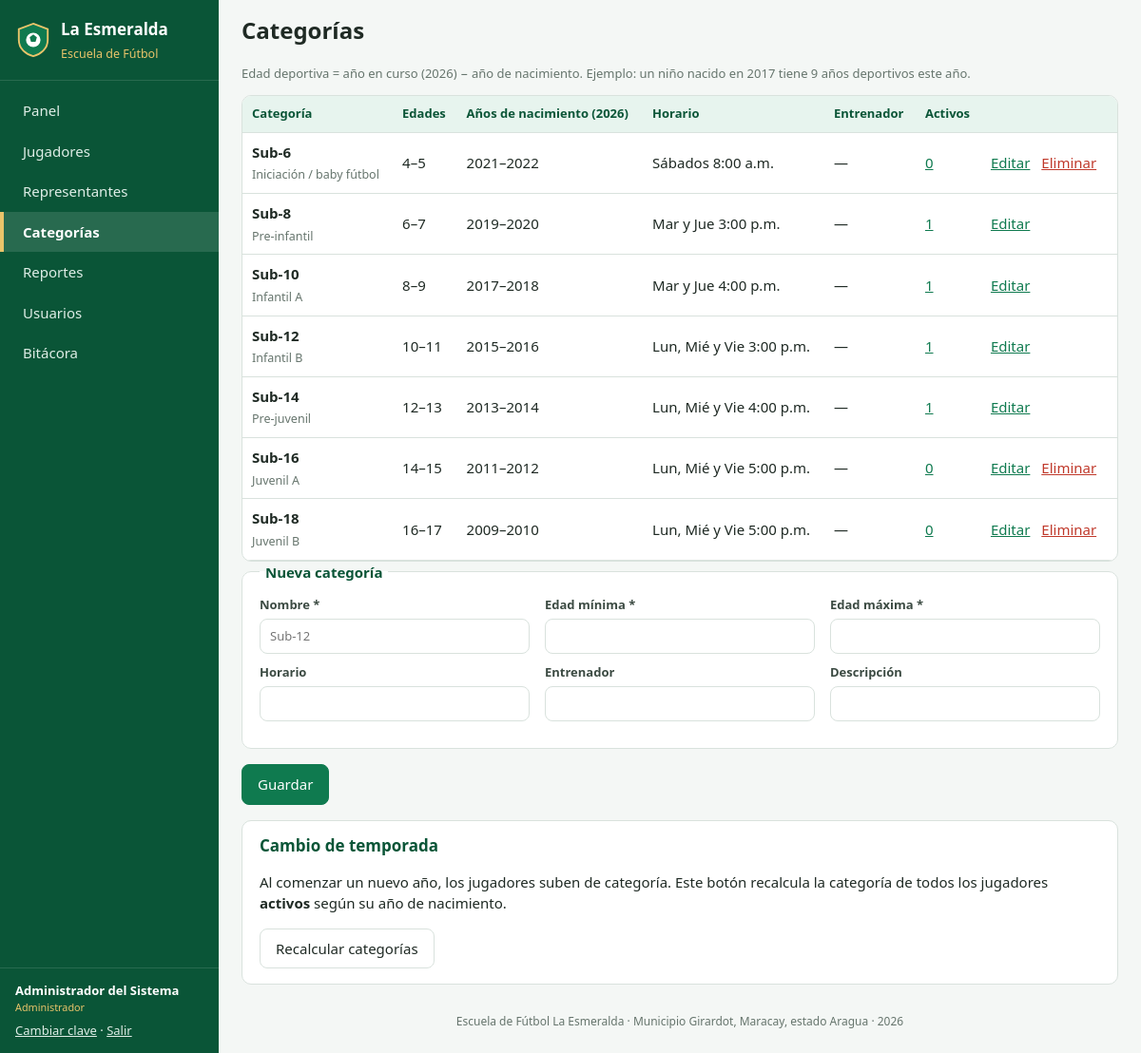
The page /categorias.php (signed in) on the database its author committed.
### tables this page shows
CREATE TABLE categorias (
  id          INT UNSIGNED AUTO_INCREMENT PRIMARY KEY,
  nombre      VARCHAR(30)  NOT NULL UNIQUE,
  edad_min    TINYINT UNSIGNED NOT NULL,
  edad_max    TINYINT UNSIGNED NOT NULL,
  horario     VARCHAR(120) NULL,
  entrenador  VARCHAR(100) NULL,
  descripcion VARCHAR(255) NULL
);

### includes/init.php (called while the page is built, shortened)
<?php
function db(): PDO
{
    static $pdo = null;
    if ($pdo === null) {
        $dsn = 'mysql:host=' . DB_HOST . ';port=' . DB_PORT . ';dbname=' . DB_NAME . ';charset=utf8mb4';
        try {
            $pdo = new PDO($dsn, DB_USER, DB_PASS, [
                PDO::ATTR_ERRMODE            => PDO::ERRMODE_EXCEPTION,
                PDO::ATTR_DEFAULT_FETCH_MODE => PDO::FETCH_ASSOC,
                PDO::ATTR_EMULATE_PREPARES   => false,
            ]);
        } catch (PDOException $ex) {
            http_response_code(500);
            exit('<h2>No se pudo conectar a la base de datos.</h2><p>Verifique que MySQL esté encendido y '
                . 'los datos de config/config.php.</p>');
        }
    }
    return $pdo;
}
function q(string $sql, array $params = []): PDOStatement
{
    $st = db()->prepare($sql);
    $st->execute($params);
    return $st;
}
function e($texto): string
{
    return htmlspecialchars((string) $texto, ENT_QUOTES, 'UTF-8');
}
function usuario_actual(): ?array
{
    return $_SESSION['usuario'] ?? null;
}
function tiene_rol(string $minimo): bool
{
    $nivel = ['entrenador' => 1, 'secretaria' => 2, 'administrador' => 3];
    $u = usuario_actual();
    return $u && ($nivel[$u['rol']] ?? 0) >= ($nivel[$minimo] ?? 99);
}

### categorias.php (the view, shortened to what this page needs)
<?php
require_once __DIR__ . '/includes/init.php';
$editar = (int) ($_GET['editar'] ?? 0);
$c = ['nombre' => '', 'edad_min' => '', 'edad_max' => '', 'horario' => '', 'entrenador' => '', 'descripcion' => ''];
$cats = q("SELECT c.*,
                  (SELECT COUNT(*) FROM jugadores j WHERE j.categoria_id = c.id AND j.estado = 'activo') activos,
                  (SELECT COUNT(*) FROM jugadores j WHERE j.categoria_id = c.id) total
           FROM categorias c ORDER BY c.edad_min")->fetchAll();
$anio = (int) date('Y');
require __DIR__ . '/includes/header.php';
?>
<p class="nota">Edad deportiva = año en curso (<?= $anio ?>) − año de nacimiento. Ejemplo: un niño nacido en <?= $anio - 9 ?> tiene 9 años deportivos este año.</p>
<div class="tabla-envoltura">
<table class="tabla">
  <thead><tr><th>Categoría</th><th>Edades</th><th>Años de nacimiento (<?= $anio ?>)</th><th>Horario</th><th>Entrenador</th><th>Activos</th><th></th></tr></thead>
  <tbody>
  <?php foreach ($cats as $k): ?>
    <tr>
      <td><strong><?= e($k['nombre']) ?></strong><br><small><?= e($k['descripcion'] ?? '') ?></small></td>
      <td><?= $k['edad_min'] ?>–<?= $k['edad_max'] ?></td>
      <td><?= $anio - $k['edad_max'] ?>–<?= $anio - $k['edad_min'] ?></td>
      <td><?= e($k['horario'] ?? '—') ?></td>
      <td><?= e($k['entrenador'] ?? '—') ?></td>
      <td><a href="jugadores.php?categoria=<?= $k['id'] ?>"><?= (int) $k['activos'] ?></a></td>
      <td class="acciones">
        <?php if (tiene_rol('administrador')): ?>
          <a href="categorias.php?editar=<?= $k['id'] ?>#form">Editar</a>
          <?php if (!$k['total']): ?>
          <form method="post" class="en-linea" data-confirmar="¿Eliminar la categoría <?= e($k['nombre']) ?>?">
            <button class="enlace peligro">Eliminar</button>
          </form>
          <?php endif; ?>
        <?php endif; ?>
      </td>
    </tr>
  <?php endforeach; ?>
  </tbody>
</table>
</div>
<?php if (tiene_rol('administrador')): ?>
<form method="post" class="formulario" id="form">
  <fieldset>
    <legend><?= $editar ? 'Editar categoría' : 'Nueva categoría' ?></legend>
    <div class="campos">
      <label>Nombre * <input name="nombre" required maxlength="30" placeholder="Sub-12" value="<?= e($c['nombre']) ?>"></label>
      <label>Edad mínima * <input type="number" name="edad_min" min="3" max="20" required value="<?= e($c['edad_min']) ?>"></label>
      <label>Edad máxima * <input type="number" name="edad_max" min="3" max="20" required value="<?= e($c['edad_max']) ?>"></label>
      <label>Horario <input name="horario" maxlength="120" value="<?= e($c['horario']) ?>"></label>
      <label>Entrenador <input name="entrenador" maxlength="100" value="<?= e($c['entrenador']) ?>"></label>
      <label>Descripción <input name="descripcion" maxlength="255" value="<?= e($c['descripcion']) ?>"></label>
    </div>
  </fieldset>
  <div class="botones">
    <button class="btn btn-primario">Guardar</button>
  </div>
</form>
<section class="panel">
  <h3>Cambio de temporada</h3>
  <p>Al comenzar un nuevo año, los jugadores suben de categoría. Este botón recalcula la categoría de todos los jugadores <strong>activos</strong> según su año de nacimiento.</p>
  <form method="post" data-confirmar="¿Recalcular la categoría de todos los jugadores activos?">
    <button class="btn">Recalcular categorías</button>
  </form>
</section>
<?php endif; ?>
<?php require __DIR__ . '/includes/footer.php'; ?>

### assets/css/estilos.css (style rules this page uses)
:root { --verde: #0f7a4f; --verde-osc: #0a5537; --verde-claro: #e7f4ee; --oro: #e9c46a; --texto: #1f2a24; --gris: #66756d; --borde: #d9e2dd; --fondo: #f4f7f5; --blanco: #fff; --rojo: #c0392b; --ambar: #b7791f; --radio: 10px; }
* { box-sizing: border-box; }
body { margin: 0; font: 15px/1.5 system-ui, -apple-system, "Segoe UI", Roboto, Arial, sans-serif; color: var(--texto); background: var(--fondo); }
a { color: var(--verde); }
h1, h2, h3 { line-height: 1.2; }
.btn { display: inline-block; padding: 9px 16px; border-radius: 8px; border: 1px solid var(--borde); background: var(--blanco); color: var(--texto); font: inherit; cursor: pointer; text-decoration: none; white-space: nowrap; }
.btn-primario { background: var(--verde); border-color: var(--verde); color: #fff; }
.enlace { background: none; border: 0; padding: 0; color: var(--verde); cursor: pointer; font: inherit; text-decoration: underline; }
.enlace.peligro { color: var(--rojo); }
.panel { background: var(--blanco); border: 1px solid var(--borde); border-radius: var(--radio); padding: 16px 18px; margin-bottom: 16px; }
.panel h2, .panel h3 { margin-top: 0; font-size: 17px; color: var(--verde-osc); }
.tabla-envoltura { overflow-x: auto; background: var(--blanco); border: 1px solid var(--borde); border-radius: var(--radio); }
.tabla { width: 100%; border-collapse: collapse; }
.tabla th, .tabla td { padding: 9px 10px; border-bottom: 1px solid var(--borde); text-align: left; vertical-align: middle; }
.tabla th { background: var(--verde-claro); font-size: 13px; color: var(--verde-osc); }
.tabla small { color: var(--gris); }
.acciones { white-space: nowrap; }
.acciones a, .acciones form { margin-right: 8px; }
.nota { color: var(--gris); font-size: 13px; }
input, select, textarea { font: inherit; padding: 8px 10px; border: 1px solid var(--borde); border-radius: 8px; background: #fff; color: var(--texto); width: 100%; }
.formulario fieldset { background: var(--blanco); border: 1px solid var(--borde); border-radius: var(--radio); padding: 14px 18px 18px; margin: 0 0 16px; }
.formulario legend { font-weight: 700; color: var(--verde-osc); padding: 0 6px; }
.formulario label { display: block; font-size: 13px; font-weight: 600; color: #3b4a42; margin-bottom: 10px; }
.formulario label input, .formulario label select, .formulario label textarea { margin-top: 4px; font-weight: 400; }
.campos { display: grid; grid-template-columns: repeat(auto-fill, minmax(230px, 1fr)); gap: 0 16px; }
.botones { display: flex; gap: 8px; flex-wrap: wrap; margin: 10px 0 16px; }
.en-linea { display: inline-flex; gap: 8px; align-items: center; margin-right: 16px; }

### rows shown on the page
categorias: nombre "Sub-6", descripcion "Iniciación / baby fútbol", edad_min "4", edad_max "5", $anio-$k['edad_max'] "2021", $anio-$k['edad_min'] "2022", horario "Sábados 8:00 a.m.", entrenador "—", activos "0"
categorias: nombre "Sub-8", descripcion "Pre-infantil", edad_min "6", edad_max "7", $anio-$k['edad_max'] "2019", $anio-$k['edad_min'] "2020", horario "Mar y Jue 3:00 p.m.", entrenador "—", activos "1"
categorias: nombre "Sub-10", descripcion "Infantil A", edad_min "8", edad_max "9", $anio-$k['edad_max'] "2017", $anio-$k['edad_min'] "2018", horario "Mar y Jue 4:00 p.m.", entrenador "—", activos "1"
categorias: nombre "Sub-12", descripcion "Infantil B", edad_min "10", edad_max "11", $anio-$k['edad_max'] "2015", $anio-$k['edad_min'] "2016", horario "Lun, Mié y Vie 3:00 p.m.", entrenador "—", activos "1"
categorias: nombre "Sub-14", descripcion "Pre-juvenil", edad_min "12", edad_max "13", $anio-$k['edad_max'] "2013", $anio-$k['edad_min'] "2014", horario "Lun, Mié y Vie 4:00 p.m.", entrenador "—", activos "1"
categorias: nombre "Sub-16", descripcion "Juvenil A", edad_min "14", edad_max "15", $anio-$k['edad_max'] "2011", $anio-$k['edad_min'] "2012", horario "Lun, Mié y Vie 5:00 p.m.", entrenador "—", activos "0"
categorias: nombre "Sub-18", descripcion "Juvenil B", edad_min "16", edad_max "17", $anio-$k['edad_max'] "2009", $anio-$k['edad_min'] "2010", horario "Lun, Mié y Vie 5:00 p.m.", entrenador "—", activos "0"

### other values the page prints
$texto "Panel"
$texto "Jugadores"
$texto "Representantes"
$texto "Categorías"
$texto "Reportes"
$texto "Usuarios"
$texto "Bitácora"
$sesion['nombre'] "Administrador del Sistema"
$sesion['rol'] "Administrador"
$titulo "Categorías"
APP_NOMBRE "Escuela de Fútbol La Esmeralda"
APP_UBICACION "Municipio Girardot, Maracay, estado Aragua"
